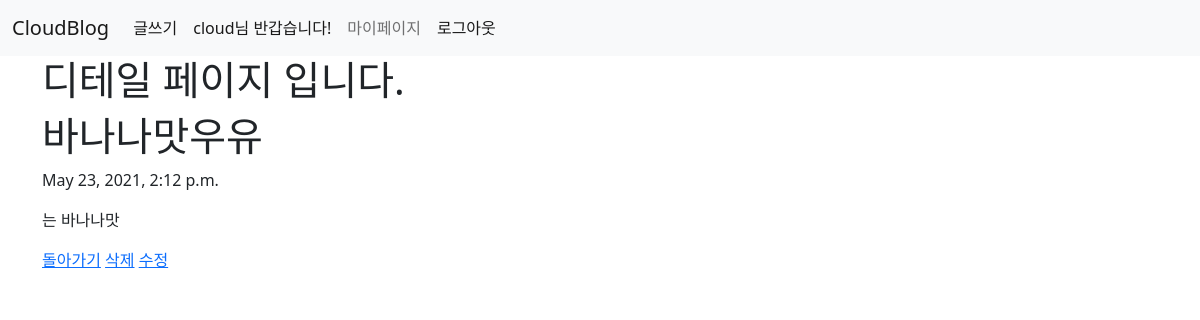
The page /blog/3/ (signed in) on the database its author committed.
### blog/models.py (models this page shows, shortened)
class Blog(models.Model):
    title = models.CharField(max_length=200)
    pub_date = models.DateTimeField('date published')
    body = models.TextField()

### blog/views.py (the view)
# urls.py: path('<int:blog_id>/', views.detail, name='detail'),
def detail(request, blog_id):
    blog_detail = Blog.objects.get(id = blog_id)
    return render(request, 'detail.html', {'blog': blog_detail})

### blog/templates/detail.html
{% extends 'base.html' %}
{% block content %}
    <h1>디테일 페이지 입니다. </h1>
    <h1>{{blog.title}}</h1>
    <p>{{blog.pub_date}}</p>
    <p>{{blog.body}}</p>
    <a href="{% url 'home' %}">돌아가기</a>
    <a href="{% url 'delete' blog.id %}">삭제</a>
    <a href="{% url 'edit' blog.id %}">수정</a>
{% endblock %}

### cloudProject/templates/base.html (shortened to what this page needs)
<!DOCTYPE html>
<html lang="en">
<head>
    <link href="https://cdn.jsdelivr.net/npm/bootstrap@5.0.1/dist/css/bootstrap.min.css" rel="stylesheet">
</head>
<body>
    <nav class="navbar navbar-expand-lg navbar-light bg-light">
        <div class="container-fluid">
          <a class="navbar-brand" href="{% url 'home' %}">CloudBlog</a>
          <div class="collapse navbar-collapse" id="navbarNav">
            <ul class="navbar-nav">
            {% if user.is_authenticated %}
              <li class="nav-item">
                <a class="nav-link active" aria-current="page" href="{% url 'new' %}">글쓰기</a>
              </li>
              <li class="nav-item">
                <a class="nav-link active" aria-current="page">{{user.username}}님 반갑습니다!</a>
              </li>
              <li class="nav-item">
                <a class="nav-link" href="{% url 'mypage' %}">마이페이지</a>
              </li>
              <li class="nav-item">
                <a class="nav-link active" aria-current="page" href="{% url 'logout' %}">로그아웃</a>
              </li>
              {% endif %}
            </ul>
          </div>
        </div>
    </nav>
    <div class="container">
        {% block content %}
        {% endblock %}
    </div>
</body>
</html>

### rows shown on the page
Blog: title "바나나맛우유", pub_date "May 23, 2021, 2:12 p.m.", body "는 바나나맛"

### other values the page prints
{{ user.username }} "cloud"
